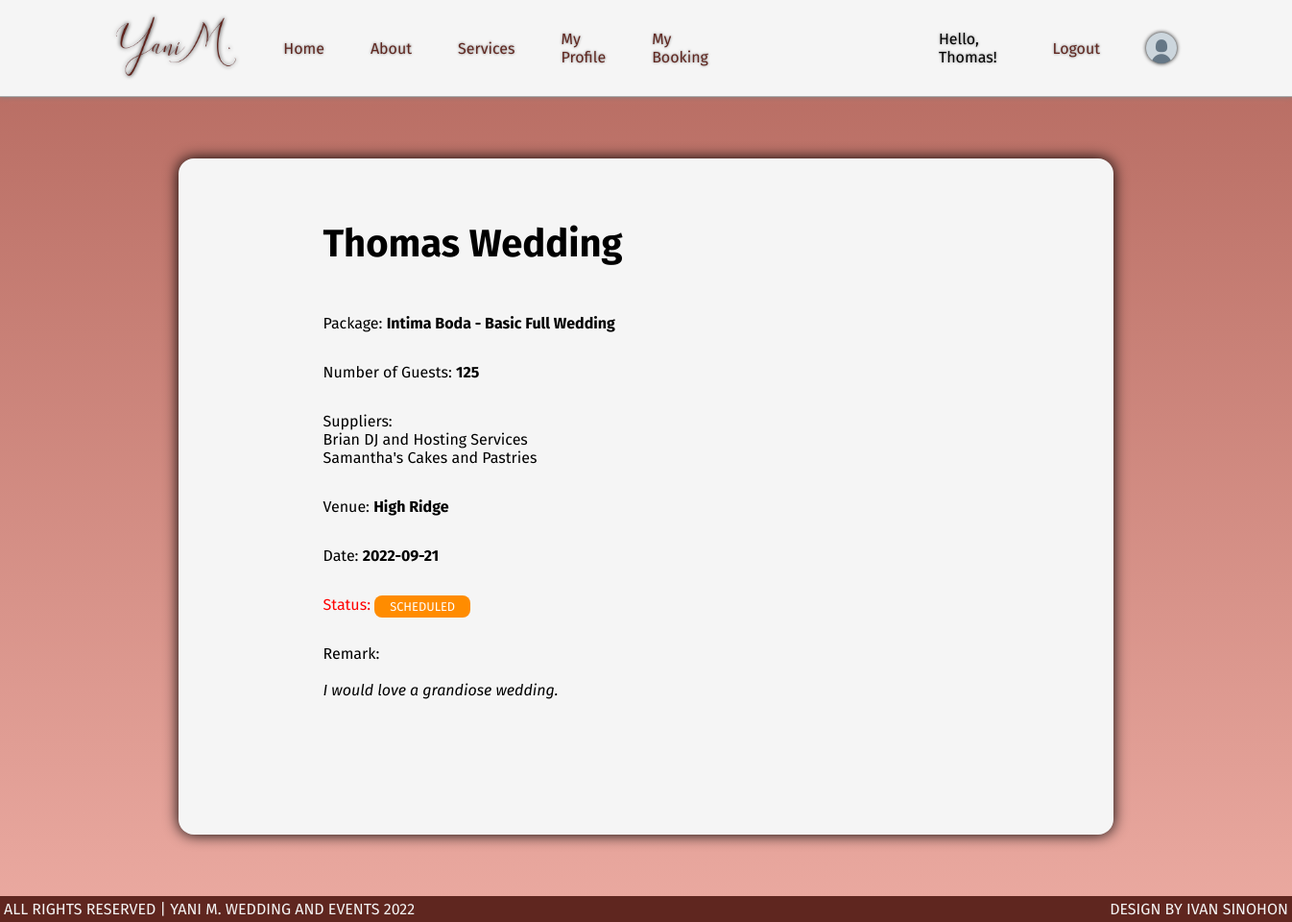
Before: /my_bookings.php (signed in) with the older database file.
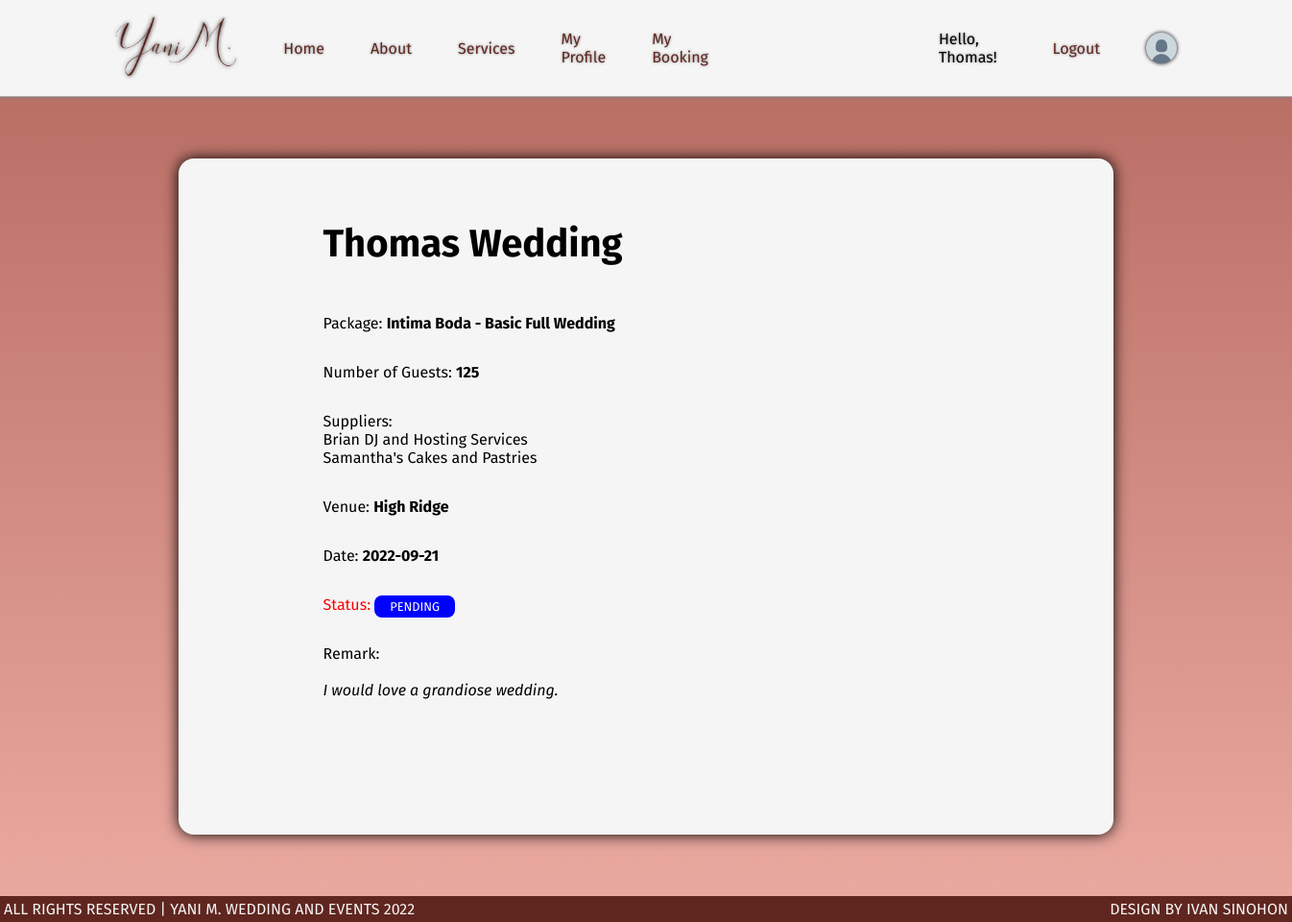
After: the same page with the newer database file.
### tables this page shows
CREATE TABLE `booking` (
  `bk_id` int(11) NOT NULL,
  `clnt_id` int(11) NOT NULL,
  `pkg_id` int(11) NOT NULL,
  `venue_id` int(11) NOT NULL,
  `bk_name` varchar(255) NOT NULL,
  `bk_guest` int(5) NOT NULL,
  `bk_remark` varchar(255) NOT NULL,
  `bk_date` date NOT NULL,
  `bk_status` int(1) NOT NULL
);

CREATE TABLE `package` (
  `pkg_id` int(11) NOT NULL,
  `pkg_name` varchar(100) NOT NULL,
  `pkg_price` float(10,2) NOT NULL,
  `pkg_desc` varchar(255) NOT NULL,
  `pkg_img` varchar(255) DEFAULT NULL,
  `pkg_status` int(1) NOT NULL
);

CREATE TABLE `venue` (
  `venue_id` int(11) NOT NULL,
  `venue_name` varchar(255) NOT NULL,
  `venue_add` varchar(255) NOT NULL,
  `venue_img` varchar(255) DEFAULT NULL,
  `venue_status` int(1) NOT NULL
);

### my_bookings.php (the view, shortened to what this page needs)
<?php
include 'includes/head.php';
?>
<head>
    <link rel="stylesheet" href="styles/my_bookings.css">
</head>
<body>
    <?php
    include 'includes/header.php';
    ?>
    <?php
    $id = $_SESSION['id'];
    $sql = "SELECT * FROM booking WHERE clnt_id = $id";
    $result = $conn->query($sql);
    if ($result->num_rows > 0) {
        while ($row = $result->fetch_assoc()) {
    ?>
            <section id="booking-section">
                <div id="view-booking">
                    <?php
                    $sql = "SELECT * FROM booking
                        INNER JOIN venue ON booking.venue_id = venue.venue_id
                        INNER JOIN package ON booking.pkg_id = package.pkg_id
                        WHERE clnt_id = $id";
                    $bk_id = $row['bk_id'];
                    $result = $conn->query($sql);
                    if ($row = $result->fetch_assoc()) { ?>
                        <h1><?php echo $row['bk_name']; ?></h1>
                        <p>Package: <strong><?php echo $row['pkg_name']; ?></strong></p>
                        <p>Number of Guests: <strong><?php echo $row['bk_guest']; ?></strong></h1>
                        <p>Suppliers: <?php $sql2 = "SELECT * FROM supplier_grp INNER JOIN supplier ON supplier.supp_id = supplier_grp.supp_id WHERE supplier_grp.bk_id = $bk_id AND supp_status=1";
                                        $result2 = $conn->query($sql2);
                                        if ($result2->num_rows > 0) {
                                            while ($row2 = $result2->fetch_assoc()) { ?>
                                    <br><span> <?php echo $row2['supp_name']; ?> </span>
                                <?php }
                                        } else { ?> <span> Suppliers no longer exists </span> <?php } ?>
                        </p>
                        <p>Venue: <strong><?php echo $row['venue_name']; ?></strong></p>
                        <p>Date: <strong><?php echo $row['bk_date']; ?></strong></p>
                        <p style="color:red"> Status: <?php if ($row['bk_status'] == 0) { ?>
                                <span class="status pending">Pending</span>
                            <?php } else if ($row['bk_status'] == 1) { ?>
                                <span class="status scheduled">Scheduled</span>
                            <?php } else if ($row['bk_status'] == 2) { ?>
                                <span class="status finished">Finished</span>
                            <?php } else if ($row['bk_status'] == 3) { ?>
                                <span class="status cancelled">Cancelled</span>
                            <?php } ?>
                        </p>
                        <p>Remark: <br><br>
                            <i><?php echo $row['bk_remark']; ?></i>
                        </p>
                </div>
            </section>
    <?php }
                }
} ?>
<?php
include 'includes/footer.php';
?>
</body>
</html>

Changed rows visible on the page:
changed booking "Thomas Wedding": bk_status "SCHEDULED" → "PENDING"
